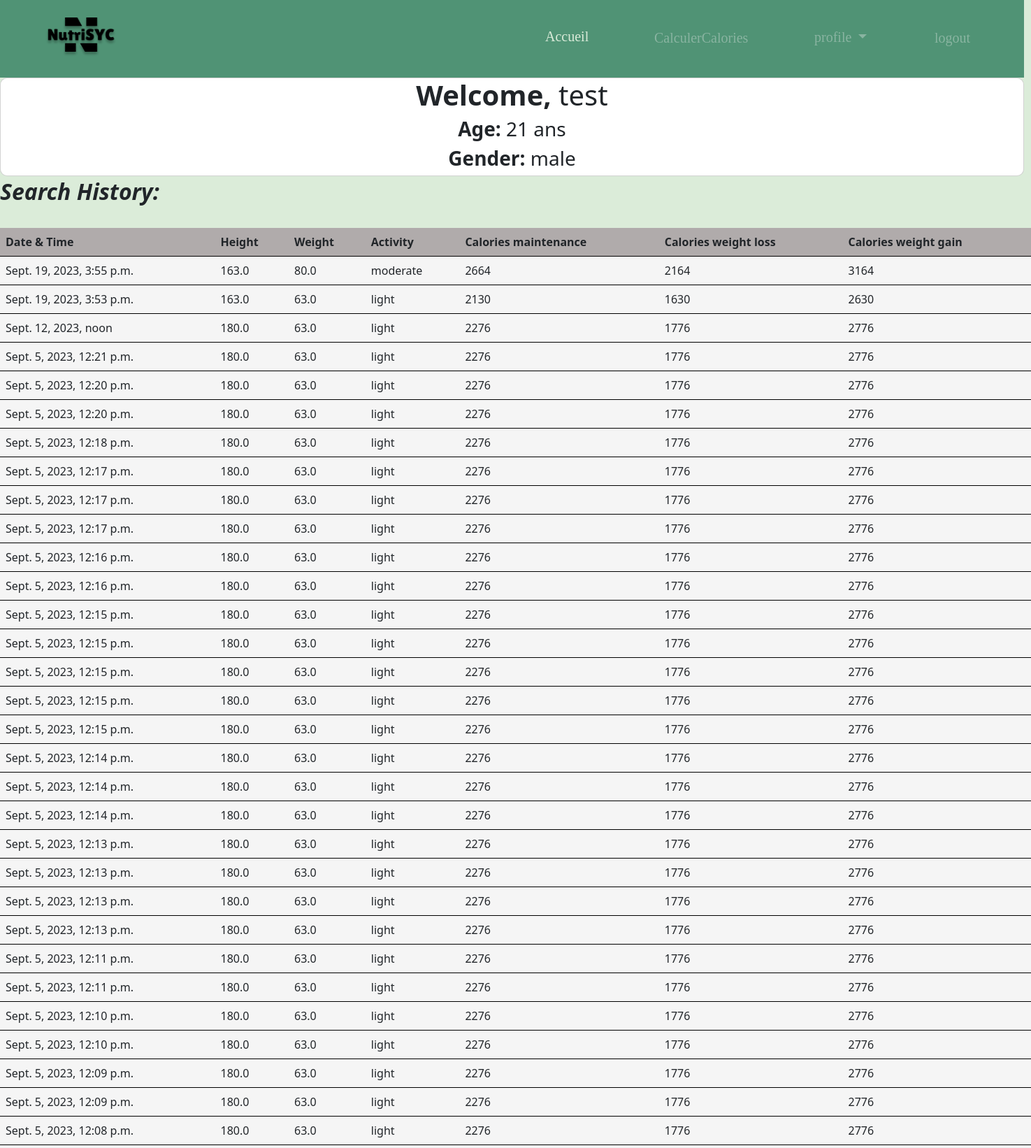
Screenshot of /profile (signed in, upper part) with the database file from the repository.
### users/models.py (models this page shows, shortened)
class History(models.Model):
    user = models.ForeignKey(User, on_delete=models.CASCADE)
    age = models.IntegerField()
    gender = models.CharField(max_length=10)
    weight = models.FloatField()
    height = models.FloatField()
    activity = models.CharField(max_length=20)
    calories_maintenance = models.DecimalField(max_digits=8, decimal_places=0, default=0.0)
    calories_weight_loss = models.DecimalField(max_digits=8, decimal_places=0, default=0.0)
    calories_weight_gain = models.DecimalField(max_digits=8, decimal_places=0, default=0.0)
    timestamp = models.DateTimeField(auto_now_add=True)

### users/views.py (the view)
# urls.py: path('profile', views.Hprofile, name='profile'),
def Hprofile(request):
    if request.user.is_authenticated:
        search_history = History.objects.filter(user=request.user).order_by('-timestamp')
        uage = search_history.first()
        user_age = uage.age
        user_gender = uage.gender
        return render(request, 'users/profile.html', {'search_history': search_history , 'user_age': user_age ,'user_gender':user_gender })
    else:
     return render(request, 'users/profile.html')

### users/templates/users/profile.html (shortened to what this page needs)
{% load static %}
<!DOCTYPE html>
<html lang="en">
<head>
    <link href="https://cdn.jsdelivr.net/npm/bootstrap@5.3.1/dist/css/bootstrap.min.css" rel="stylesheet" >
</head>
<body>
    <div class="Header" style="width: 1465px; height: 111px; position: relative ;background-color: #509375;">
        <div class="Header" style="width: 1440px; height: 111px; left: 0px; top: 0px; position: absolute; background: rgba(254, 255, 249, 0)"></div>
        <img class="NutrisycHighResolutionLogoBlackOnTransparentBackground1" style="width: 102px; height: 56px; left: 65px; top: 25px; position: absolute; ; " src="{% static 'css/images/nutrisyc-high-resolution-logo-black-on-transparent-background 1.png' %}" alt="Image description" />
          <a href="first">
            <div class="Accueil" style="left: 780px; top: 37px; position: absolute; color: #DBECDA; font-size: 20px; font-family: Knewave; font-weight: 400; word-wrap: break-word">Accueil </div>
        </a>
        <a href="{% url 'cal_calc' %} ">
           <div class="Calculercalories" style="left: 936px; top: 39px; position: absolute; color: #89B4A1; font-size: 20px; font-family: Knewave; font-weight: 400; word-wrap: break-word">CalculerCalories</div>
         </a>
           <nav class="navbar" style="left: 1165px; top: 22px; position: absolute; color: #89B4A1; font-size: 20px; font-family: Knewave; font-weight: 400; word-wrap: break-word">
            <ul class="navbar-nav">
              <li class="nav-item dropdown">
                <a class="nav-link dropdown-toggle"  role="button" data-bs-toggle="dropdown" aria-expanded="false">
                  profile
                </a>
              </li>
            </ul>
        </div>
           <a href="{% url 'logout' %}">
            <div class="SeConnecter" style="left: 1337px; top: 39px; position: absolute; color: #89B5A1; font-size: 20px; font-family: Knewave; font-weight: 400; word-wrap: break-word">logout</div>
          </a>
    {% if user.is_authenticated %}
    <div class="card">
      <h1><b>Welcome, </b>{{ user.username }} </h1>
      {% if user_age %}
        <h3><b> Age: </b>{{ user_age }} ans</h3>
      {% endif %}
      {% if user_gender %}
        <h3><b> Gender: </b>{{ user_gender }} </h3>
      {% endif %}
    </div>
    <h2><b>Search History:</b></h2><br>
    <table class="tt">
        <thead>
            <tr>
                <th>Date & Time</th>
                <th>Height</th>
                <th>Weight</th>
                <th>Activity</th>
                <th>Calories maintenance</th>
                <th>Calories weight loss</th>
                <th>Calories weight gain</th>
            </tr>
        </thead>
        <tbody>
            {% for i in search_history %}
            <tr>
                <td>{{ i.timestamp }}</td>
                <td>{{ i.height }}</td>
                <td>{{ i.weight }}</td>
                <td>{{ i.activity }}</td>
                <td id="clr">{{ i.calories_maintenance }}</td>
                <td id="clr" >{{ i.calories_weight_loss }}</td>
                <td id="clr" >{{ i.calories_weight_gain }}</td>
            </tr>
            {% endfor %}
        </tbody>
    </table>
    {% else %}
        <h1>Welcome to the Profile Page!</h1>
        <p>Please log in to view your search history.</p>
        <a href="/login"><button type="submit" class="btn btn-primary">Se connecter</button></a>
    {% endif %}
</body>
</html>

### users/templates/users/profile.html (style rules this page uses)
body { background-color: #DBECD9; }
.tt { width: 100%; margin-top: 50px; }
.tt th, .tt td { padding: 8px; text-align: left; border-bottom: 1px solid black; }
.tt th { background-color: rgb(176, 171, 171); }
tbody { background-color: whitesmoke; }
h2 { font-weight: 500; position: absolute; top: 255px; font-style: italic; }
.nav-link { color: #89B4A1; }
.card { width: 1465px; border-radius: 10px; text-align: center; }

### rows the page displays
History: gender "male", timestamp "Sept. 19, 2023, 3:55 p.m.", height "163.0", weight "80.0", activity "moderate", calories_maintenance "2664", calories_weight_loss "2164", calories_weight_gain "3164"
History: timestamp "Sept. 19, 2023, 3:53 p.m.", height "163.0", weight "63.0", activity "light", calories_maintenance "2130", calories_weight_loss "1630", calories_weight_gain "2630"
History: timestamp "Sept. 12, 2023, noon", height "180.0", weight "63.0", activity "light", calories_maintenance "2276", calories_weight_loss "1776", calories_weight_gain "2776"
History: timestamp "Sept. 5, 2023, 12:21 p.m.", height "180.0", weight "63.0", activity "light", calories_maintenance "2276", calories_weight_loss "1776", calories_weight_gain "2776"
History: timestamp "Sept. 5, 2023, 12:20 p.m.", height "180.0", weight "63.0", activity "light", calories_maintenance "2276", calories_weight_loss "1776", calories_weight_gain "2776"
History: timestamp "Sept. 5, 2023, 12:20 p.m.", height "180.0", weight "63.0", activity "light", calories_maintenance "2276", calories_weight_loss "1776", calories_weight_gain "2776"
History: timestamp "Sept. 5, 2023, 12:18 p.m.", height "180.0", weight "63.0", activity "light", calories_maintenance "2276", calories_weight_loss "1776", calories_weight_gain "2776"
History: timestamp "Sept. 5, 2023, 12:17 p.m.", height "180.0", weight "63.0", activity "light", calories_maintenance "2276", calories_weight_loss "1776", calories_weight_gain "2776"
History: timestamp "Sept. 5, 2023, 12:17 p.m.", height "180.0", weight "63.0", activity "light", calories_maintenance "2276", calories_weight_loss "1776", calories_weight_gain "2776"
History: timestamp "Sept. 5, 2023, 12:17 p.m.", height "180.0", weight "63.0", activity "light", calories_maintenance "2276", calories_weight_loss "1776", calories_weight_gain "2776"
History: timestamp "Sept. 5, 2023, 12:16 p.m.", height "180.0", weight "63.0", activity "light", calories_maintenance "2276", calories_weight_loss "1776", calories_weight_gain "2776"
History: timestamp "Sept. 5, 2023, 12:16 p.m.", height "180.0", weight "63.0", activity "light", calories_maintenance "2276", calories_weight_loss "1776", calories_weight_gain "2776"
History: timestamp "Sept. 5, 2023, 12:15 p.m.", height "180.0", weight "63.0", activity "light", calories_maintenance "2276", calories_weight_loss "1776", calories_weight_gain "2776"
History: timestamp "Sept. 5, 2023, 12:15 p.m.", height "180.0", weight "63.0", activity "light", calories_maintenance "2276", calories_weight_loss "1776", calories_weight_gain "2776"
History: timestamp "Sept. 5, 2023, 12:15 p.m.", height "180.0", weight "63.0", activity "light", calories_maintenance "2276", calories_weight_loss "1776", calories_weight_gain "2776"
History: timestamp "Sept. 5, 2023, 12:15 p.m.", height "180.0", weight "63.0", activity "light", calories_maintenance "2276", calories_weight_loss "1776", calories_weight_gain "2776"
History: timestamp "Sept. 5, 2023, 12:15 p.m.", height "180.0", weight "63.0", activity "light", calories_maintenance "2276", calories_weight_loss "1776", calories_weight_gain "2776"
History: timestamp "Sept. 5, 2023, 12:14 p.m.", height "180.0", weight "63.0", activity "light", calories_maintenance "2276", calories_weight_loss "1776", calories_weight_gain "2776"
History: timestamp "Sept. 5, 2023, 12:14 p.m.", height "180.0", weight "63.0", activity "light", calories_maintenance "2276", calories_weight_loss "1776", calories_weight_gain "2776"
History: timestamp "Sept. 5, 2023, 12:14 p.m.", height "180.0", weight "63.0", activity "light", calories_maintenance "2276", calories_weight_loss "1776", calories_weight_gain "2776"
History: timestamp "Sept. 5, 2023, 12:13 p.m.", height "180.0", weight "63.0", activity "light", calories_maintenance "2276", calories_weight_loss "1776", calories_weight_gain "2776"
History: timestamp "Sept. 5, 2023, 12:13 p.m.", height "180.0", weight "63.0", activity "light", calories_maintenance "2276", calories_weight_loss "1776", calories_weight_gain "2776"
History: timestamp "Sept. 5, 2023, 12:13 p.m.", height "180.0", weight "63.0", activity "light", calories_maintenance "2276", calories_weight_loss "1776", calories_weight_gain "2776"
History: timestamp "Sept. 5, 2023, 12:13 p.m.", height "180.0", weight "63.0", activity "light", calories_maintenance "2276", calories_weight_loss "1776", calories_weight_gain "2776"
History: timestamp "Sept. 5, 2023, 12:11 p.m.", height "180.0", weight "63.0", activity "light", calories_maintenance "2276", calories_weight_loss "1776", calories_weight_gain "2776"
History: timestamp "Sept. 5, 2023, 12:11 p.m.", height "180.0", weight "63.0", activity "light", calories_maintenance "2276", calories_weight_loss "1776", calories_weight_gain "2776"
History: timestamp "Sept. 5, 2023, 12:10 p.m.", height "180.0", weight "63.0", activity "light", calories_maintenance "2276", calories_weight_loss "1776", calories_weight_gain "2776"
History: timestamp "Sept. 5, 2023, 12:10 p.m.", height "180.0", weight "63.0", activity "light", calories_maintenance "2276", calories_weight_loss "1776", calories_weight_gain "2776"
History: timestamp "Sept. 5, 2023, 12:09 p.m.", height "180.0", weight "63.0", activity "light", calories_maintenance "2276", calories_weight_loss "1776", calories_weight_gain "2776"
History: timestamp "Sept. 5, 2023, 12:09 p.m.", height "180.0", weight "63.0", activity "light", calories_maintenance "2276", calories_weight_loss "1776", calories_weight_gain "2776"
History: timestamp "Sept. 5, 2023, 12:08 p.m.", height "180.0", weight "63.0", activity "light", calories_maintenance "2276", calories_weight_loss "1776", calories_weight_gain "2776"

### other values shown
{{ user.username }} "test"
{{ user_age }} "21"
